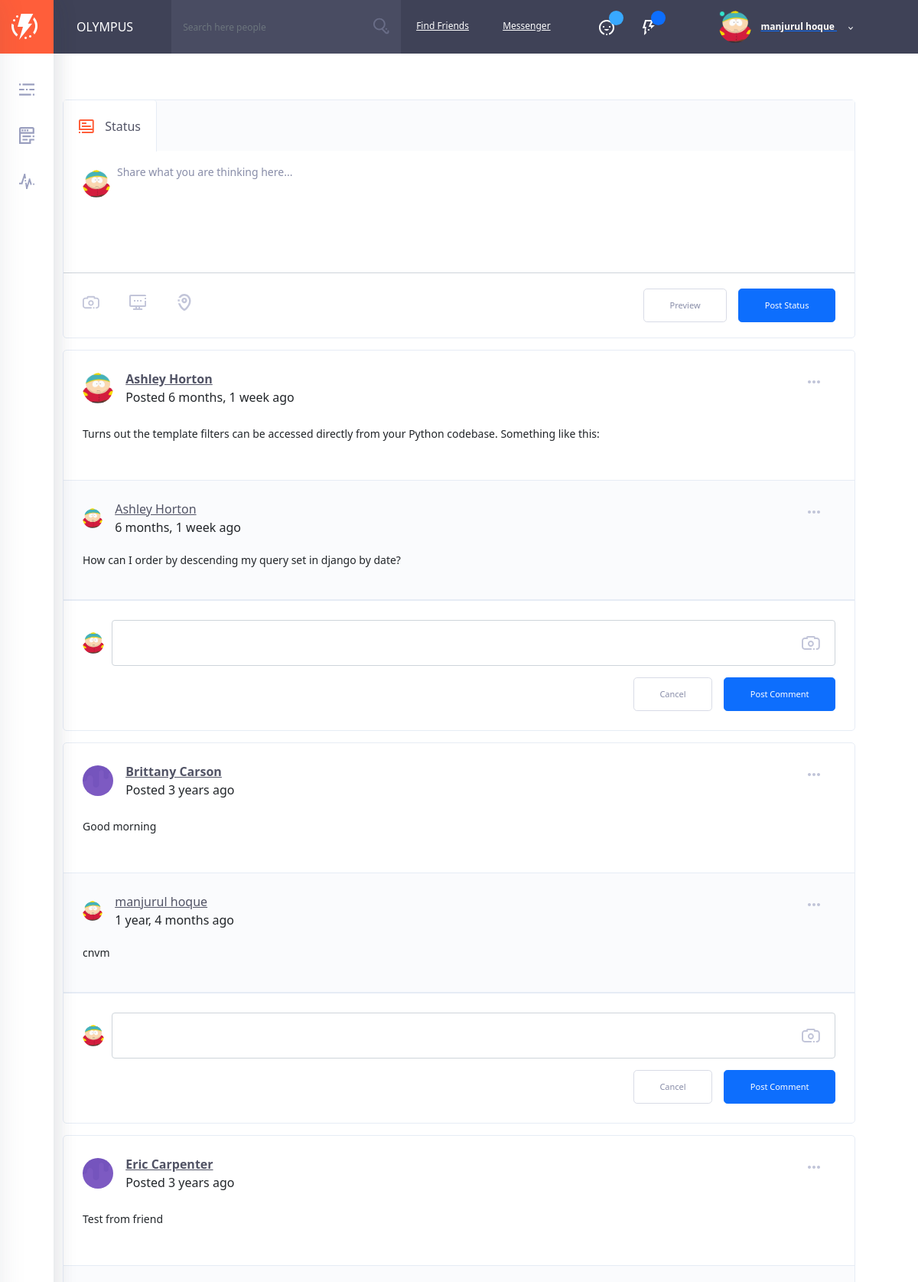
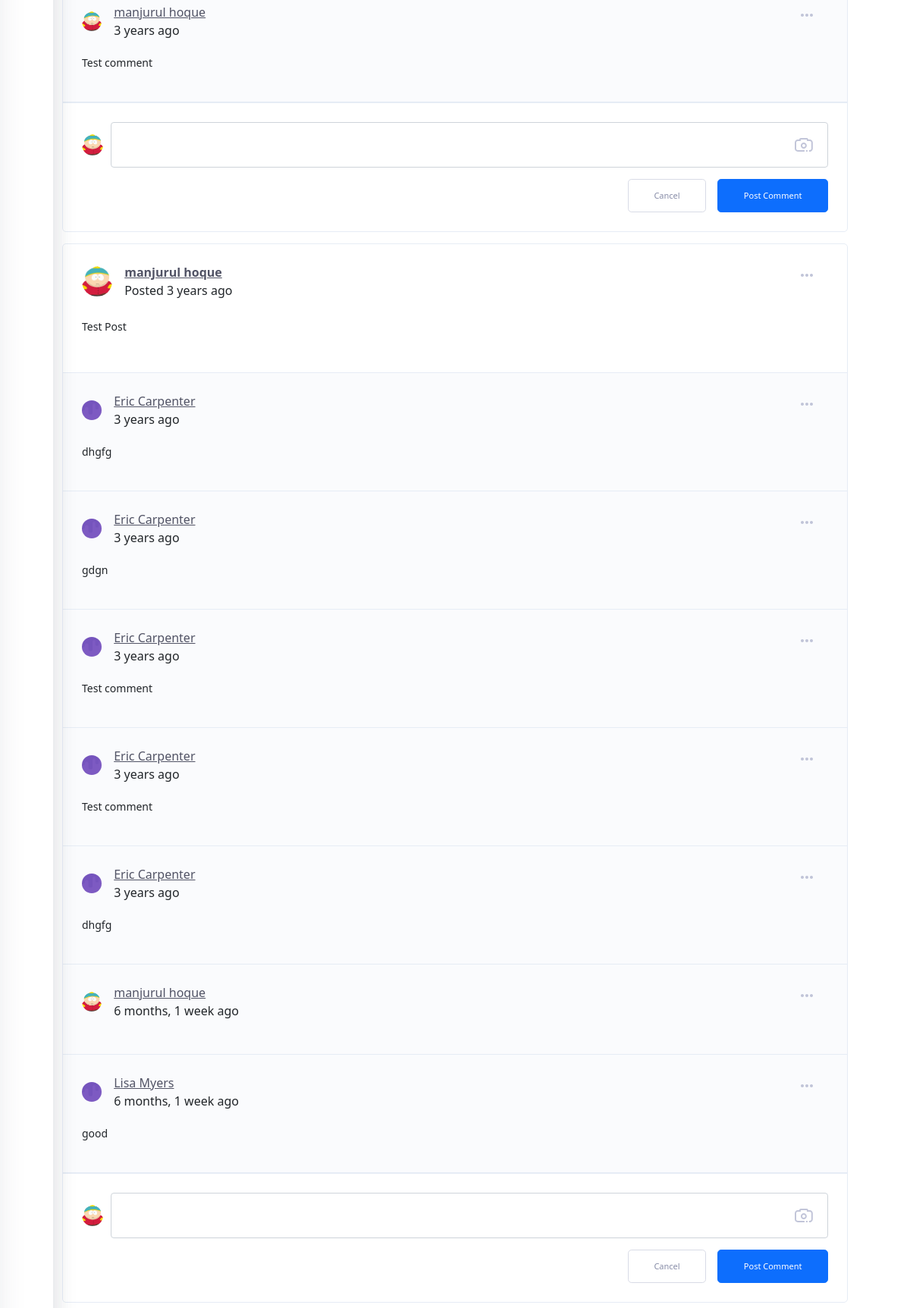
Screenshot of / (signed in, upper part) with the database file from the repository (2 pictures, top to bottom).
### accounts/models.py (models this page shows, shortened)
class User(AbstractUser):
    username = models.CharField(
        'username',
        max_length=50,
        unique=True,
        help_text='Required. 50 characters or fewer. Letters, digits and @/./+/-/_ only.',
        error_messages={
            'unique': "A user with that username already exists.",
        },
    )
    email = models.EmailField(unique=True, blank=False,
                              error_messages={
                                  'unique': "A user with that email already exists.",
                              })
    gender = models.CharField(max_length=20)
    status = models.BooleanField(default=False)
    about = models.TextField(blank=True)
    USERNAME_FIELD = "email"
    REQUIRED_FIELDS = ["username", "gender"]

### userprofile/models.py (models this page shows, shortened)
class Profile(models.Model):
    user = models.OneToOneField(User, on_delete=models.DO_NOTHING, related_name='profile')
    profile_image = models.ImageField(upload_to='avatars', default='avatars/guest.png')
    cover_image = models.ImageField(upload_to='avatars', default='avatars/cover.png')
    phone = models.CharField(max_length=20, blank=True)
    city = models.CharField(max_length=20, blank=True)
    country = models.CharField(max_length=20, blank=True)

### newsfeed/models.py (models this page shows)
class Post(models.Model):
    user = models.ForeignKey(User, on_delete=models.CASCADE, related_name="posts")
    body = models.TextField()
    created_at = models.DateTimeField(default=now)
    def get_date(self):
        return humanize.naturaltime(self.created_at)

class Comment(models.Model):
    post = models.ForeignKey(Post, on_delete=models.CASCADE, related_name="comments")
    user = models.ForeignKey(User, on_delete=models.CASCADE)
    content = models.TextField()
    created_at = models.DateTimeField(default=now)
    def get_date(self):
        return humanize.naturaltime(self.created_at)

### core/views.py (the view)
# urls.py: path('', home, name="home"),
def home(request):
    if not request.user.is_authenticated:
        return redirect(reverse_lazy('accounts:login'))
    friends = Friend.objects.friends(request.user)
    posts = Post.objects.prefetch_related('comments').select_related('user__profile').order_by('-created_at')
    return render(request, 'home.html', {'posts': posts, 'friends': friends})

### friends/models.py (called while the page is built)
    def friends(self, user):
        qs = (
            Friend.objects.select_related("from_user", "to_user")
                .filter(to_user=user)
                .all()
        )
        friends = [u.from_user for u in qs]
        return friends

### templates/home.html (shortened to what this page needs)
{% extends 'base.html' %}
{% load static %}
{% block content %}
    <div class="container">
        <div class="row">
            <main class="col col-xl-12 order-xl-2 col-lg-12 order-lg-1 col-md-12 col-sm-12 col-12">
                <div class="ui-block">
                    <div class="news-feed-form">
                        <ul class="nav nav-tabs" role="tablist">
                            <li class="nav-item">
                                <a class="nav-link active inline-items" data-toggle="tab" href="#home-1" role="tab"
                                   aria-expanded="true">
                                    <svg class="olymp-status-icon">
                                        <use xlink:href="svg-icons/sprites/icons.svg#olymp-status-icon"></use>
                                    </svg>
                                    <span>Status</span>
                                </a>
                            </li>
                        </ul>
                        <div class="tab-content">
                            <div class="tab-pane active" id="home-1" role="tabpanel" aria-expanded="true">
                                <form method="post" action="{% url 'newsfeed:post-create' %}">
                                    <div class="author-thumb">
                                        <img src="{{ user.profile.profile_image.url }}" alt="author" class="author-img">
                                    </div>
                                    <div class="form-group with-icon label-floating is-empty">
                                        <label class="control-label" for="body">Share what you are thinking
                                            here...</label>
                                        <textarea class="form-control" placeholder="" name="body" id="body"
                                                  required></textarea>
                                    </div>
                                    <div class="add-options-message">
                                        <a href="#" class="options-message" data-toggle="tooltip" data-placement="top"
                                           data-original-title="ADD PHOTOS">
                                            <svg class="olymp-camera-icon" data-toggle="modal"
                                                 data-target="#update-header-photo">
                                                <use xlink:href="svg-icons/sprites/icons.svg#olymp-camera-icon"></use>
                                            </svg>
                                        </a>
                                        <a href="#" class="options-message" data-toggle="tooltip" data-placement="top"
                                           data-original-title="TAG YOUR FRIENDS">
                                            <svg class="olymp-computer-icon">
                                                <use xlink:href="svg-icons/sprites/icons.svg#olymp-computer-icon"></use>
                                            </svg>
                                        </a>
                                        <a href="#" class="options-message" data-toggle="tooltip" data-placement="top"
                                           data-original-title="ADD LOCATION">
                                            <svg class="olymp-small-pin-icon">
                                                <use xlink:href="svg-icons/sprites/icons.svg#olymp-small-pin-icon"></use>
                                            </svg>
                                        </a>
                                        <button class="btn btn-primary btn-md-2">Post Status</button>
                                        <button class="btn btn-md-2 btn-border-think btn-transparent c-grey">
                                            Preview
                                        </button>
                                    </div>
                                </form>
                            </div>
                        </div>
                    </div>
                </div>
                <div id="newsfeed-items-grid">
                    {% for post in posts %}
                        <div class="ui-block">
                            <article class="hentry post">
                                <div class="post__author author vcard inline-items">
                                    {% if post.user.profile.profile_image.url %}
                                        <img src="{{ post.user.profile.profile_image.url }}" alt="author"
                                             class="author-img">
                                    {% else %}
                                        <img src="{% static 'img/bg-birthdays.jpg' %}" alt="author"
                                             class="author-img">
                                    {% endif %}
                                    <div class="author-date">
                                        <a class="h6 post__author-name fn"
                                           href="{% url 'profile:user-timeline' post.user.username %}">{{ post.user.get_full_name }}</a>
                                        <div class="post__date">
                                            <time class="published" datetime="2004-07-24T18:18">
                                                Posted {{ post.get_date }}
                                            </time>
                                        </div>
                                    </div>
                                    <div class="more">
                                        <svg class="olymp-three-dots-icon">
                                            <use xlink:href="svg-icons/sprites/icons.svg#olymp-three-dots-icon"></use>
                                        </svg>
                                    </div>
                                </div>
                                <p>{{ post.body }}</p>
                            </article>
                            <ul class="comments-list">
                                {% for comment in post.comments.all %}
                                    <li class="comment-item">
                                        <div class="post__author author vcard inline-items">
                                            {% if comment.user.profile.profile_image.url %}
                                                <img src="{{ comment.user.profile.profile_image.url }}" alt="author"
                                                     class="author-img">
                                            {% else %}
                                                <img src="{% static 'img/bg-birthdays.jpg' %}" alt="author"
                                                     class="author-img">
                                            {% endif %}
                                            <div class="author-date">
                                                <a class="h6 post__author-name fn" href="">
                                                    {{ comment.user.get_full_name }}
                                                </a>
                                                <div class="post__date">
                                                    <time class="published" datetime="2004-07-24T18:18">
                                                        {{ comment.get_date }}
                                                    </time>
                                                </div>
                                            </div>
                                            <a href="#" class="more">
                                                <svg class="olymp-three-dots-icon">
                                                    <use xlink:href="svg-icons/sprites/icons.svg#olymp-three-dots-icon"></use>
                                                </svg>
                                            </a>
                                        </div>
                                        <p>{{ comment.content }}</p>
                                    </li>
                                {% endfor %}
                            </ul>
                            <form class="comment-form inline-items" method="post"
                                  action="{% url 'newsfeed:comment-create' post.id %}">
                                <div class="post__author author vcard inline-items">
                                    <img src="{{ user.profile.profile_image.url }}" alt="author">
                                    <div class="form-group with-icon-right ">
                                        <textarea class="form-control" placeholder="" name="content"></textarea>
                                        <div class="add-options-message">
                                            <a href="#" class="options-message" data-toggle="modal"
                                               data-target="#update-header-photo">
                                                <svg class="olymp-camera-icon">
                                                    <use xlink:href="svg-icons/sprites/icons.svg#olymp-camera-icon"></use>
                                                </svg>
                                            </a>
                                        </div>
                                    </div>
                                </div>
                                <button class="btn btn-md-2 btn-primary">Post Comment</button>
                                <button class="btn btn-md-2 btn-border-think c-grey btn-transparent custom-color">
                                    Cancel
                                </button>
                            </form>
                        </div>
                    {% endfor %}
                </div>
            </main>
        </div>
    </div>
{% endblock %}

### templates/includes/header.html (shortened to what this page needs)
{% load static %}
<div class="fixed-sidebar">
    <div class="fixed-sidebar-left sidebar--small" id="sidebar-left">
        <a href="{% url 'core:home' %}" class="logo">
            <div class="img-wrap">
                <img src="{% static 'img/logo.webp' %}" alt="olympus">
            </div>
        </a>
        <div class="mCustomScrollbar" data-mcs-theme="dark">
            <ul class="left-menu">
                <li>
                    <a href="#" class="js-sidebar-open">
                        <svg class="olymp-menu-icon left-menu-icon" data-toggle="tooltip" data-placement="right"
                             data-original-title="OPEN MENU">
                            <use xlink:href="#olymp-menu-icon"></use>
                        </svg>
                    </a>
                </li>
                <li>
                    <a href="{% url 'core:home' %}">
                        <svg class="olymp-newsfeed-icon left-menu-icon" data-toggle="tooltip" data-placement="right"
                             data-original-title="NEWSFEED">
                            <use xlink:href="#olymp-newsfeed-icon"></use>
                        </svg>
                    </a>
                </li>
                <li>
                    <a href="">
                        <svg class="olymp-stats-icon left-menu-icon" data-toggle="tooltip" data-placement="right"
                             data-original-title="My profile">
                            <use xlink:href="#olymp-stats-icon"></use>
                        </svg>
                    </a>
                </li>
            </ul>
        </div>
    </div>
</div>
<header class="header" id="site-header">
    <div class="page-title" style="cursor: pointer;" data-link="{% url 'core:home' %}"
         onclick="window.location.href=$(this).data('link');">
        <h6>olympus</h6>
    </div>
    <div class="header-content-wrapper">
        <form class="search-bar w-search notification-list friend-requests">
            <div class="form-group with-button">
                <input class="form-control js-user-searchh" placeholder="Search here people" type="text">
                <button>
                    <svg class="olymp-magnifying-glass-icon">
                        <use xlink:href="#olymp-magnifying-glass-icon"></use>
                    </svg>
                </button>
            </div>
        </form>
        <a href="{% url 'friends:find-friends' %}" class="link-find-friend">Find Friends</a>
        <a href="{% url 'communications:all-messages' %}" class="link-find-friend">Messenger</a>
        <div class="control-block">
            <div class="control-icon more has-items">
                <svg class="olymp-happy-face-icon">
                    <use xlink:href="#olymp-happy-face-icon"></use>
                </svg>
                <div class="label-avatar bg-blue" id="total-friend-requests"></div>
            </div>
            <div class="control-icon more has-items">
                <svg class="olymp-thunder-icon">
                    <use xlink:href="#olymp-thunder-icon"></use>
                </svg>
                <div class="label-avatar bg-primary" id="notification-count"></div>
            </div>
            <div class="author-page author vcard inline-items more">
                <div class="author-thumb">
                    <img alt="author" src="{{ user.profile.profile_image.url }}" style="width: 42px; height: 42px"
                         class="avatar">
                    <span class="icon-status online"></span>
                </div>
                <a href="#" class="author-name fn">
                    <div class="author-title">
                        {{ user.get_full_name }}
                        <svg class="olymp-dropdown-arrow-icon">
                            <use xlink:href="#olymp-dropdown-arrow-icon"></use>
                        </svg>
                    </div>
                </a>
            </div>
        </div>
    </div>
</header>
<div class="header-spacer"></div>

### static/css/custom.css (style rules this page uses)
.author-img { width: 36px; height: 36px; }

### static/css/chat.css (style rules this page uses)
body { margin-top: 20px; }

### rows the page displays
User: profile.profile_image (picture), get_full_name "manjurul hoque"
Post: user.profile.profile_image (picture), user.get_full_name "Ashley Horton", get_date "6 months, 1 week ago", body "Turns out the template filters can be accessed directly from your Python codebase. Something like this:", profile.profile_image (picture)
Comment: user.profile.profile_image (picture), user.get_full_name "Ashley Horton", get_date "6 months, 1 week ago", content "How can I order by descending my query set in django by date?"
Post: user.get_full_name "Brittany Carson", get_date "3 years ago", body "Good morning", profile.profile_image (picture)
Comment: user.profile.profile_image (picture), user.get_full_name "manjurul hoque", get_date "1 year, 4 months ago", content "cnvm"
Post: user.get_full_name "Eric Carpenter", get_date "3 years ago", body "Test from friend", profile.profile_image (picture)
Comment: user.profile.profile_image (picture), user.get_full_name "manjurul hoque", get_date "3 years ago", content "Test comment"
Post: user.profile.profile_image (picture), user.get_full_name "manjurul hoque", get_date "3 years ago", body "Test Post", profile.profile_image (picture)
Comment: user.get_full_name "Eric Carpenter", get_date "3 years ago", content "dhgfg"
Comment: user.get_full_name "Eric Carpenter", get_date "3 years ago", content "gdgn"
Comment: user.get_full_name "Eric Carpenter", get_date "3 years ago", content "Test comment"
Comment: user.get_full_name "Eric Carpenter", get_date "3 years ago", content "Test comment"
Comment: user.get_full_name "Eric Carpenter", get_date "3 years ago", content "dhgfg"
Comment: user.profile.profile_image (picture), user.get_full_name "manjurul hoque", get_date "6 months, 1 week ago"
Comment: user.get_full_name "Lisa Myers", get_date "6 months, 1 week ago", content "good"
